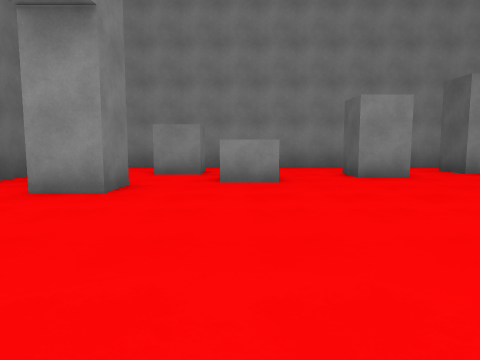
View 1 (above)

20 first-person views from a walk through a 3-D level made in the Unity game engine. The camera is 1.3 m above the floor, tilts 6° down and sees 70° across. The floor is counted in squares, 2 m on a side. Each view is taken from the middle of a square. On the plan, view 1 faces up. The plan holds only what a view shows up to about 10 squares ahead; the rest is blank. The player character is not drawn. Surface patterns are stand-ins for the level's own textures.

View 2
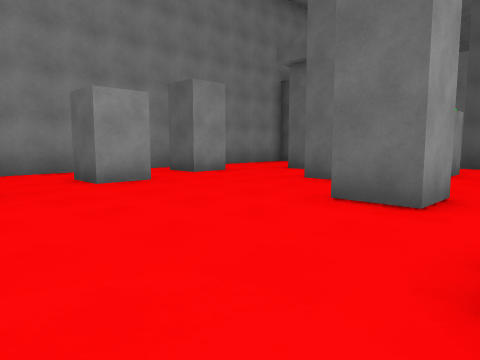

View 3
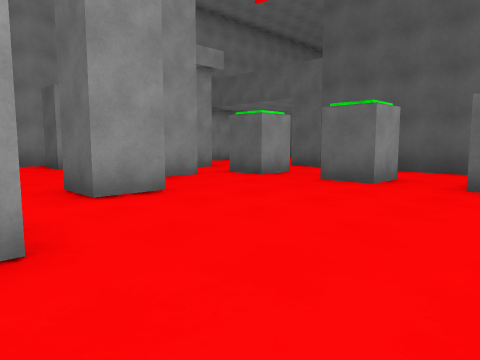

View 4
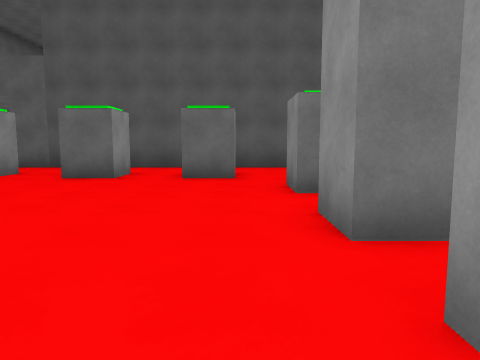

View 5
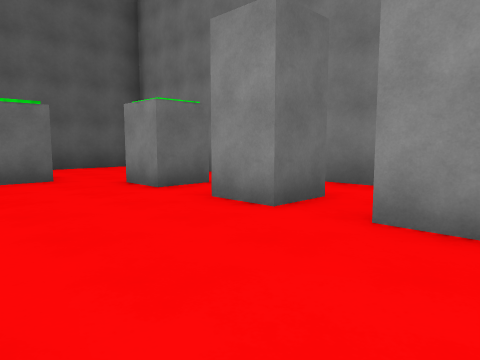

View 6
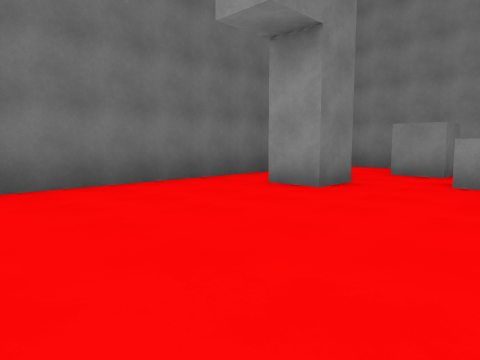

View 7
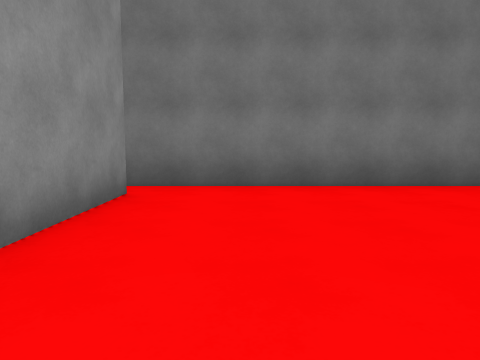

View 8
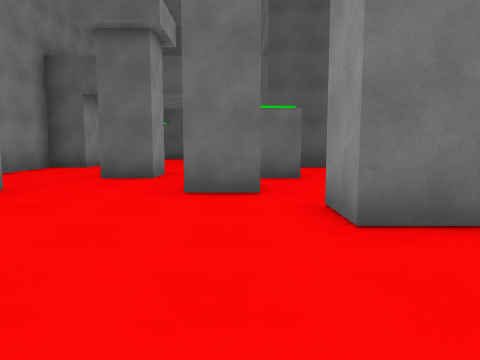

View 9
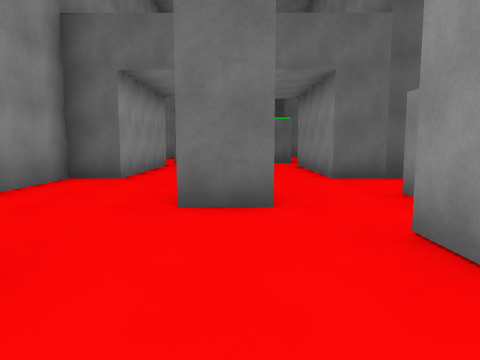

View 10
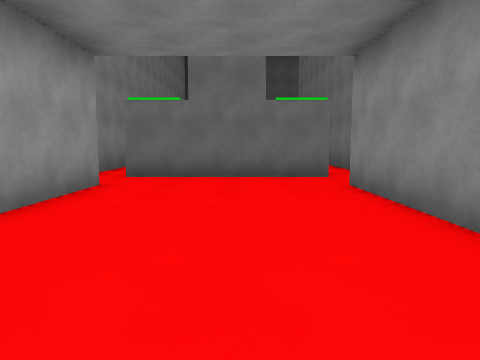

View 11
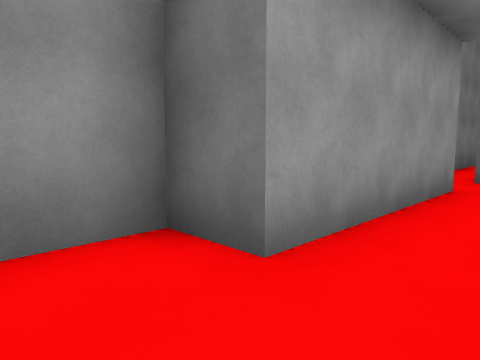

View 12
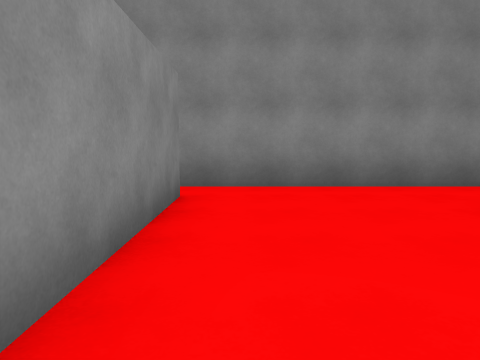

View 13
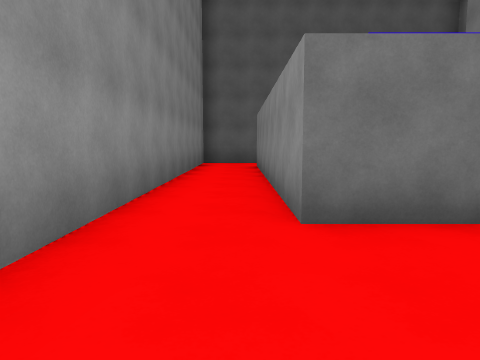

View 14
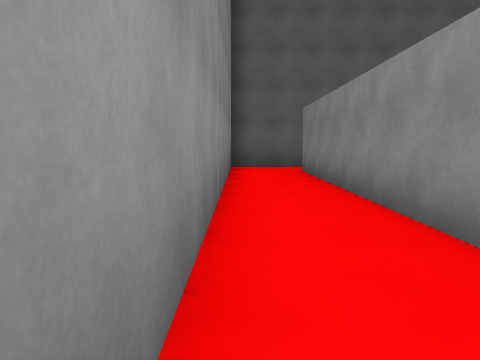

View 15
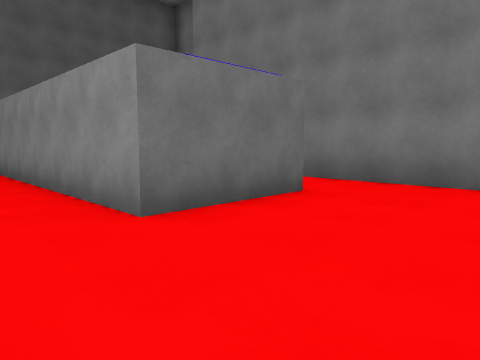

View 16
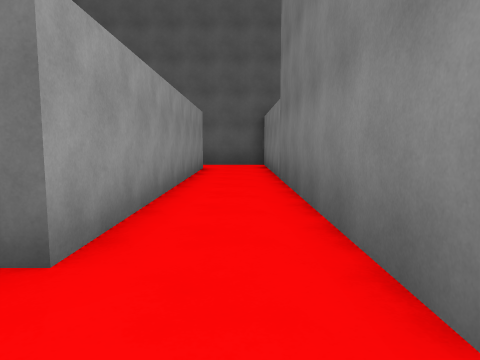

View 17
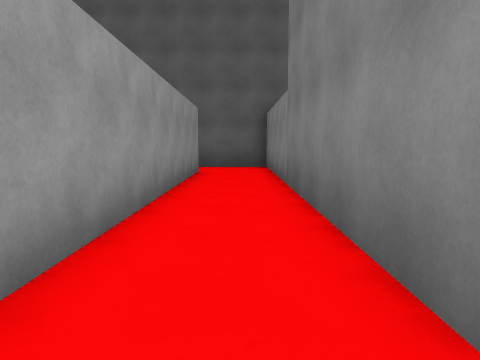

View 18
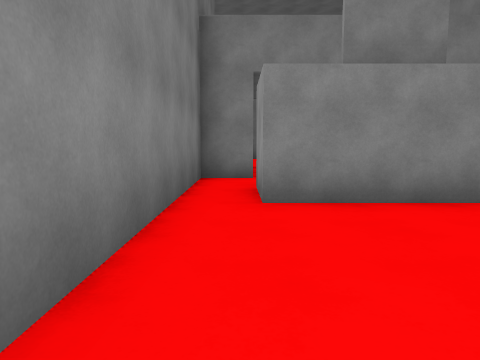

View 19
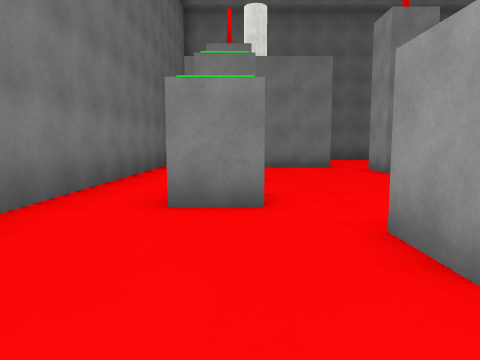

View 20
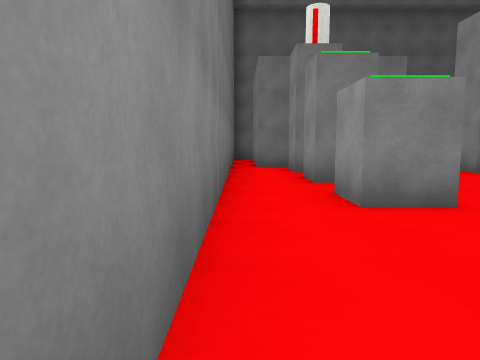

### Floor plan
Points are (right, up) in squares from view 1. A wall is a line through its corners. A room is listed if a view was taken in it or the views show most of it. See-through windows are left out.
Room 1 (views 1, 2, 3, 4, 5, 6, 7, 8, 9, 10, 11, 19, 20)
walls: (4.6, 2.1) (3.6, 2.1) (3.6, 3.1) (4.6, 3.1); (6.5, 3.7) (5.5, 3.7) (5.5, 4.8); (5.8, 4.7) (6.5, 4.7); (8.6, 2.8) (7.5, 2.8) (7.5, 3.9); (2.5, 0.2) (1.4, 0.2); (3.4, 6.6) (2.3, 6.6) (2.3, 7.6); (8.6, 0.4) (7.5, 0.4) (7.5, 1.5); (8.5, 5.8) (7.5, 5.8) (7.5, 6.8); (6, 7.4) (4.9, 7.4) (4.9, 8.5); (0.8, 5.8) (-0.4, 5.8); (0.5, -0.4) (0.5, -4.5); (5.5, -2.8) (6.5, -2.8) (6.5, -3.7) (5.5, -3.7) (5.5, -2.8); (8.5, -1.9) (7.5, -1.9) (7.5, -0.9); (5.5, 9.2) (4.4, 9.2); (2.9, 9.2) (-3.8, 9.2); (4.2, -3.7) (3.2, -3.7) (3.2, -2.8) (4.2, -2.8); (1.4, -2.8) (2.2, -2.8); (-1.8, 5.5) (-1.8, 4.5) (-2.9, 4.5); (2.2, -3.7) (1.1, -3.7); (-0.8, 8.4) (-0.8, 7.4) (-1.9, 7.4); (-3.5, -0.5) (-1, -0.5); (10.5, -4.8) (10.5, 4.2) (14.5, 4.2) (14.5, 3.2) (15.5, 3.2); (0, -5.2) (9.8, -5.2); (-4.3, 6.9) (-4.3, -0.9); (15.7, 4.3) (15.7, 8.2); (14.5, 8.2) (10.5, 8.2) (10.5, 9.2) (8.5, 9.2)
ways out: opening at (16.5, 4) to room 2; opening at (16.5, 9) to room 2; opening at (1, -5)
Room 2 (views 12, 13, 14, 15, 16, 17, 18)
walls: (17.3, 8.2) (17.3, 4.3) (15.7, 4.3); (28.2, 5) (20.7, 5) (20.7, 7.5) (28.2, 7.5); (29.7, 7.1) (29.7, 9.2) (16.9, 9.2); (15.5, 3.2) (29.7, 3.2) (29.7, 5.2)
ways out: opening at (16.5, 4) to room 1; opening at (16.5, 9) to room 1

Where each view was taken, in squares from view 1:
view 1: 0 up, 0 right, facing up
view 2: 1 up, 0 right, facing up-right
view 3: 2 down, 2 right, facing up-right
view 4: 2 down, 1 right, facing right
view 5: 0 up, 1 right, facing down-right
view 6: 0 up, 1 right, facing up-left
view 7: 1 up, 1 right, facing left
view 8: 4 up, 1 right, facing right
view 9: 6 up, 4 right, facing right
view 10: 6 up, 9 right, facing right
view 11: 7 up, 9 right, facing up-right
view 12: 4 up, 18 right, facing up
view 13: 8 up, 18 right, facing right
view 14: 9 up, 20 right, facing right
view 15: 9 up, 18 right, facing down-right
view 16: 4 up, 19 right, facing right
view 17: 4 up, 20 right, facing right
view 18: 4 up, 21 right, facing left
view 19: 3 down, 10 right, facing left
view 20: 5 down, 10 right, facing left
